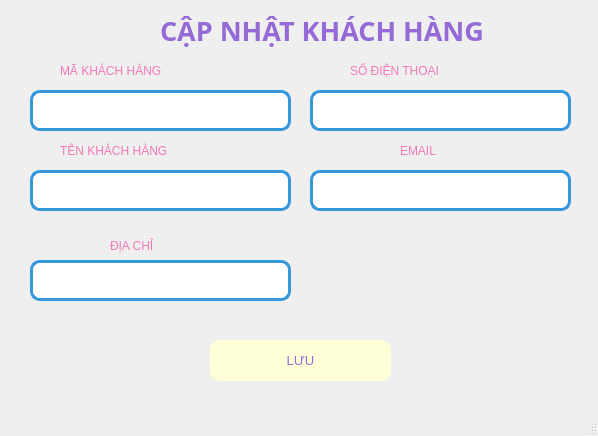
<?xml version="1.0" encoding="UTF-8"?>
<ui version="4.0">
 <class>MainWindow</class>
 <widget class="QMainWindow" name="MainWindow">
  <property name="geometry">
   <rect>
    <x>0</x>
    <y>0</y>
    <width>598</width>
    <height>436</height>
   </rect>
  </property>
  <property name="windowTitle">
   <string>MainWindow</string>
  </property>
  <widget class="QWidget" name="centralwidget">
   <widget class="QTextEdit" name="txt_email">
    <property name="geometry">
     <rect>
      <x>310</x>
      <y>170</y>
      <width>261</width>
      <height>41</height>
     </rect>
    </property>
    <property name="styleSheet">
     <string notr="true">border-radius: 10px;
        border: 3px solid #3498db;  /* Viền xanh dương */
        background-color: #ffffff</string>
    </property>
   </widget>
   <widget class="QLabel" name="labelTitle">
    <property name="geometry">
     <rect>
      <x>90</x>
      <y>10</y>
      <width>471</width>
      <height>41</height>
     </rect>
    </property>
    <property name="font">
     <font>
      <family>Arial Black</family>
      <pointsize>20</pointsize>
      <weight>75</weight>
      <bold>true</bold>
     </font>
    </property>
    <property name="styleSheet">
     <string>color: rgb(149, 106, 214);</string>
    </property>
    <property name="text">
     <string>CẬP NHẬT KHÁCH HÀNG </string>
    </property>
    <property name="alignment">
     <set>Qt::AlignCenter</set>
    </property>
   </widget>
   <widget class="QPushButton" name="btn_luu">
    <property name="geometry">
     <rect>
      <x>210</x>
      <y>340</y>
      <width>181</width>
      <height>41</height>
     </rect>
    </property>
    <property name="font">
     <font>
      <pointsize>10</pointsize>
     </font>
    </property>
    <property name="styleSheet">
     <string>background-color: rgb(255, 255, 215); color: rgb(149, 106, 214); border-radius: 10px;</string>
    </property>
    <property name="text">
     <string>LƯU</string>
    </property>
   </widget>
   <widget class="QTextEdit" name="txt_tenKH">
    <property name="geometry">
     <rect>
      <x>30</x>
      <y>170</y>
      <width>261</width>
      <height>41</height>
     </rect>
    </property>
    <property name="styleSheet">
     <string notr="true">border-radius: 10px;
        border: 3px solid #3498db;  /* Viền xanh dương */
        background-color: #ffffff</string>
    </property>
   </widget>
   <widget class="QLabel" name="label_3">
    <property name="geometry">
     <rect>
      <x>400</x>
      <y>140</y>
      <width>81</width>
      <height>21</height>
     </rect>
    </property>
    <property name="styleSheet">
     <string notr="true">font: 10pt &quot;UTM Bell&quot;;
color: rgb(241, 121, 184);
</string>
    </property>
    <property name="text">
     <string>EMAIL</string>
    </property>
   </widget>
   <widget class="QLabel" name="label_4">
    <property name="geometry">
     <rect>
      <x>350</x>
      <y>60</y>
      <width>161</width>
      <height>21</height>
     </rect>
    </property>
    <property name="styleSheet">
     <string notr="true">font: 10pt &quot;UTM Bell&quot;;
color: rgb(241, 121, 184);
</string>
    </property>
    <property name="text">
     <string>SỐ ĐIỆN THOẠI</string>
    </property>
   </widget>
   <widget class="QLabel" name="label_2">
    <property name="geometry">
     <rect>
      <x>110</x>
      <y>230</y>
      <width>101</width>
      <height>31</height>
     </rect>
    </property>
    <property name="styleSheet">
     <string notr="true">font: 10pt &quot;UTM Bell&quot;;
color: rgb(241, 121, 184);
</string>
    </property>
    <property name="text">
     <string>ĐỊA CHỈ</string>
    </property>
   </widget>
   <widget class="QLabel" name="label">
    <property name="geometry">
     <rect>
      <x>60</x>
      <y>140</y>
      <width>191</width>
      <height>21</height>
     </rect>
    </property>
    <property name="styleSheet">
     <string notr="true">font: 10pt &quot;UTM Bell&quot;;
color: rgb(241, 121, 184);
</string>
    </property>
    <property name="text">
     <string>TÊN KHÁCH HÀNG</string>
    </property>
   </widget>
   <widget class="QTextEdit" name="txt_diachi">
    <property name="geometry">
     <rect>
      <x>30</x>
      <y>260</y>
      <width>261</width>
      <height>41</height>
     </rect>
    </property>
    <property name="styleSheet">
     <string notr="true">border-radius: 10px;
        border: 3px solid #3498db;  /* Viền xanh dương */
        background-color: #ffffff</string>
    </property>
   </widget>
   <widget class="QTextEdit" name="txt_sdt">
    <property name="geometry">
     <rect>
      <x>310</x>
      <y>90</y>
      <width>261</width>
      <height>41</height>
     </rect>
    </property>
    <property name="styleSheet">
     <string notr="true">border-radius: 10px;
        border: 3px solid #3498db;  /* Viền xanh dương */
        background-color: #ffffff</string>
    </property>
   </widget>
   <widget class="QTextEdit" name="txt_maKH">
    <property name="geometry">
     <rect>
      <x>30</x>
      <y>90</y>
      <width>261</width>
      <height>41</height>
     </rect>
    </property>
    <property name="styleSheet">
     <string notr="true">border-radius: 10px;
        border: 3px solid #3498db;  /* Viền xanh dương */
        background-color: #ffffff</string>
    </property>
   </widget>
   <widget class="QLabel" name="label_5">
    <property name="geometry">
     <rect>
      <x>60</x>
      <y>60</y>
      <width>191</width>
      <height>21</height>
     </rect>
    </property>
    <property name="styleSheet">
     <string notr="true">font: 10pt &quot;UTM Bell&quot;;
color: rgb(241, 121, 184);
</string>
    </property>
    <property name="text">
     <string>MÃ KHÁCH HÀNG</string>
    </property>
   </widget>
  </widget>
  <widget class="QMenuBar" name="menubar">
   <property name="geometry">
    <rect>
     <x>0</x>
     <y>0</y>
     <width>598</width>
     <height>26</height>
    </rect>
   </property>
  </widget>
  <widget class="QStatusBar" name="statusbar"/>
 </widget>
 <resources/>
 <connections/>
</ui>
